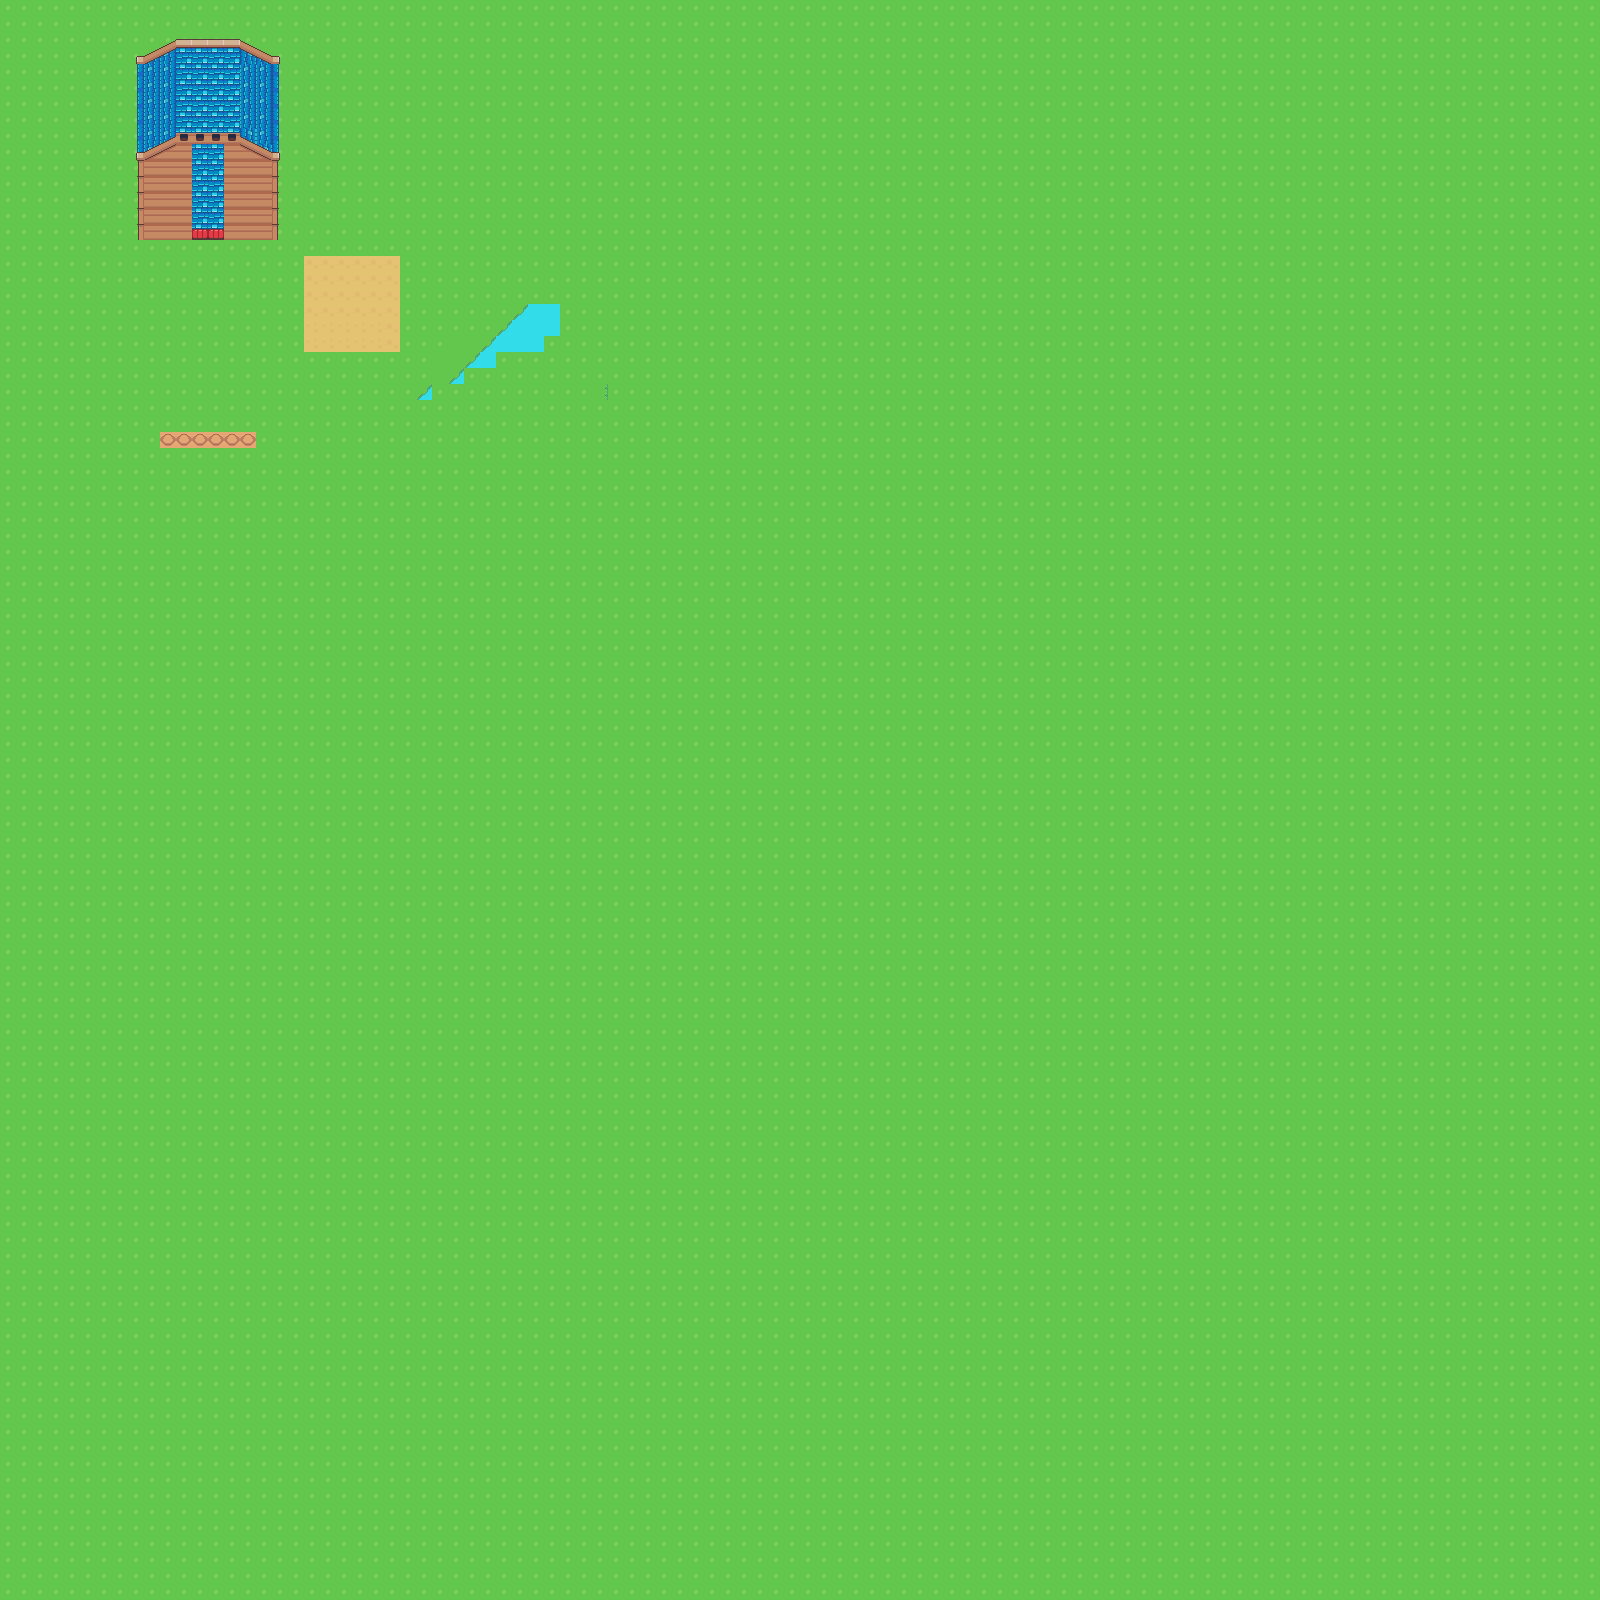

This game map was drawn from its Tiled (.tmx) file and the tilesets committed beside it. A one-line description and the trimmed map source follow:
An orthogonal 100x100 tile map with 16x16 px tiles, 4 tile layers (Ground, Collision, Transparent, Farmland).

<map version="1.10" tiledversion="1.11.0" orientation="orthogonal" renderorder="right-down" width="100" height="100" tilewidth="16" tileheight="16" infinite="0" nextlayerid="7" nextobjectid="1">
 <tileset firstgid="1" source="sunny1.tsx" />
 <layer id="1" name="Ground" width="100" height="100">
  <data>[10000 cells, 10000 non-empty, 7 distinct tile ids]</data>
 </layer>
 <layer id="3" name="Collision" width="100" height="100">
  <data>[10000 cells, 126 non-empty, 26 distinct tile ids]</data>
 </layer>
 <layer id="4" name="Transparent" width="100" height="100">
  <data>[10000 cells, 7 non-empty, 4 distinct tile ids]</data>
 </layer>
 <layer id="6" name="Farmland" width="100" height="100">
  <data>[10000 cells, 6 non-empty, 1 distinct tile ids]</data>
 </layer>
</map>
